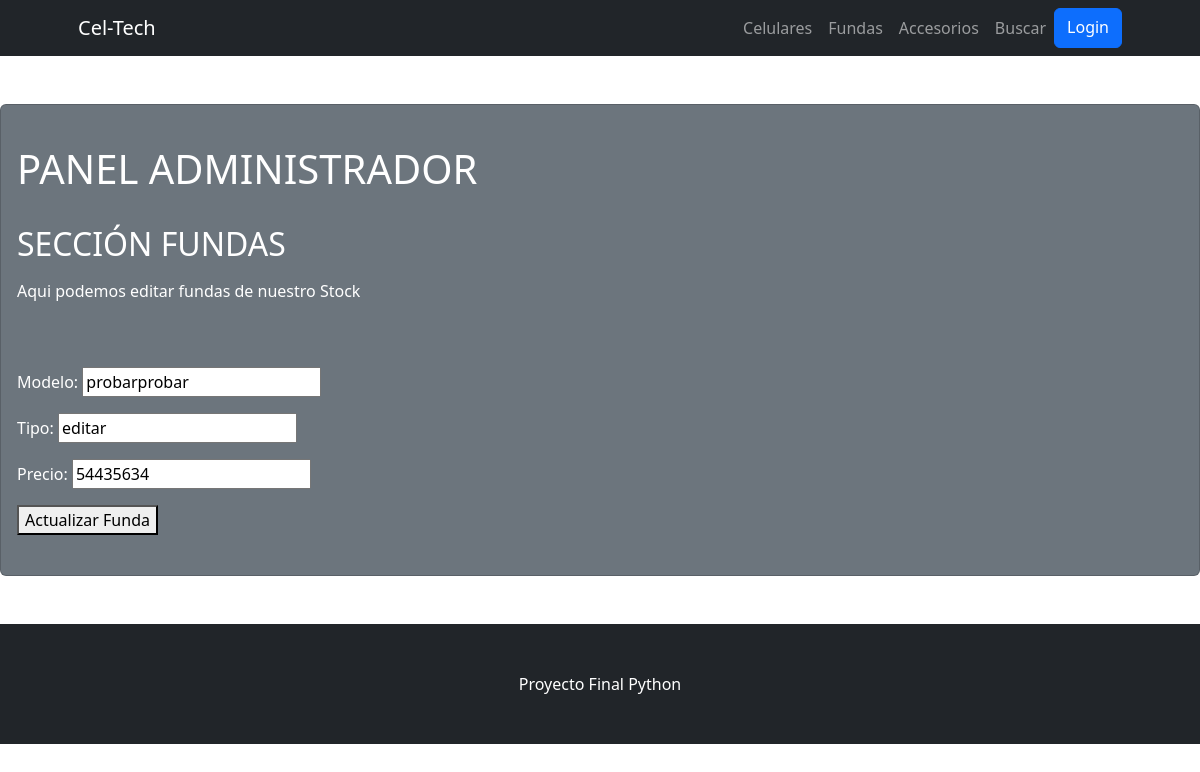
/CelTech/editar-funda/20, run on the app's committed database.
### CelTech/models.py (models this page shows, shortened)
class Fundas(models.Model):
    modelo = models.CharField(max_length=20)
    tipo =  models.CharField(max_length=20)
    precio = models.IntegerField()

### CelTech/views.py (the view)
# urls.py: path('editar-funda/<int:id>', editarFunda, name="EditarFunda"),
def editarFunda(req, id):
    lista_funda = Fundas.objects.all()
    funda = Fundas.objects.get(id=id)
    if req.method == 'POST':
        agregarFunda = AdministradorFundas(req.POST)
        if agregarFunda.is_valid():
            print(agregarFunda.cleaned_data)
            data = agregarFunda.cleaned_data
            funda.modelo = data["modelo"]
            funda.tipo = data["tipo"]
            funda.precio = data["precio"]
            funda.save()
            return render(req, "lista_fundas.html", {"lista_fundas": lista_funda, "mensaje_funda": "Funda actualizada correctamente"})
        else:
            return render(req, "lista_fundas.html", {"lista_fundas": lista_funda, "mensaje_funda": "La funda no pudo ser actualizada"})
    else:
        agregarFunda = AdministradorFundas(initial={
            "modelo": funda.modelo,
            "tipo": funda.tipo,
            "precio": funda.precio,
        })
        return render(req, "editar_funda.html", {"agregarFunda": agregarFunda, "id": funda.id})

### CelTech/forms.py
class AdministradorFundas(forms.Form):
    modelo = forms.CharField(required=True)
    tipo = forms.CharField(required=True)
    precio = forms.IntegerField(required=True)

### CelTech/templates/editar_funda.html (shortened to what this page needs)
{% extends 'padre.html' %}
{% block cambiante %}
    <h1>PANEL ADMINISTRADOR</h1>
    <br>
    <h2>SECCIÓN FUNDAS</h2>
    <p>Aqui podemos editar fundas de nuestro Stock</p>
    <br>
    <br>
    <form action="{% url 'EditarFunda' id %}" method="post">{% csrf_token %}
        {{agregarFunda.as_p}}
        <button type="submit">Actualizar Funda</button>
    </form>
{% endblock cambiante %}

### data on the page
Fundas: modelo "probarprobar", tipo "editar", precio "54435634"
